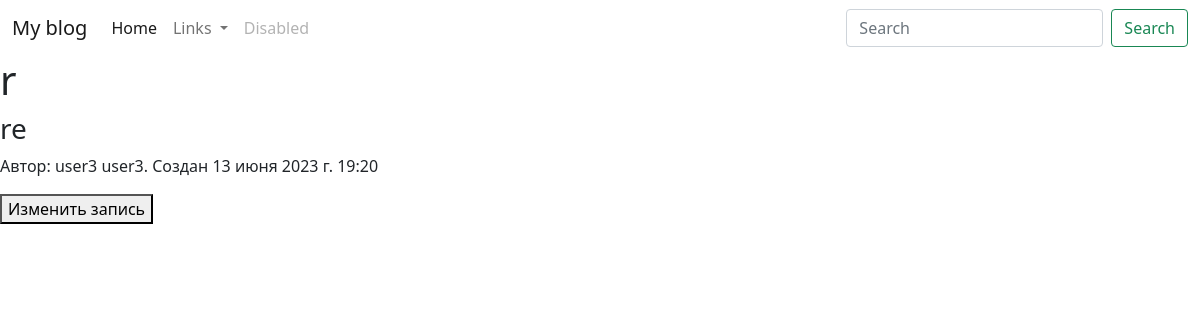
/blog/post/14/, run on the app's committed database.
### main/models.py (models this page shows, shortened)
class Post(models.Model):
    title = models.CharField(max_length=128, verbose_name='Заголовок')
    body = models.TextField(verbose_name='Статья')
    draft = models.BooleanField(default=True)
    changed_at = models.DateTimeField(auto_now=True, )
    created_at = models.DateTimeField(auto_now_add=True)
    author = models.ForeignKey(User, on_delete=models.CASCADE, verbose_name='Автор')
    class Meta:
        verbose_name = 'Пост'
        verbose_name_plural = 'Посты'

### main/views.py (the view)
# urls.py: path('post/<int:pk>/', PostDetail.as_view(), name='post_detail'),
class PostDetail(DetailView):
    model = Post

### main/templates/main/post_detail.html (shortened to what this page needs)
{% extends 'base.html' %}
{% block content %}
    <h1>{{ post.title }}</h1>
    <h3>{{ post.body }}</h3>
    <p>Автор: {{ post.author }} {{ post.author.first_name}}. Создан {{ post.created_at }}</p>
<a href="{% url 'post_update' pk=post.pk %} "><button>Изменить запись</button></a>
{% endblock content %}

### data on the page
Post: title "r", body "re", author "user3", author.first_name "user3", created_at "13 июня 2023 г. 19:20"
